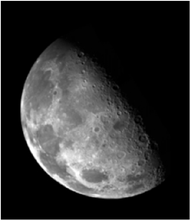
%> input picture Lab_3/images/moon.png, 190 x 220 px, shrunk from 438 x 508 before the run
$ octave prob2.m   (GNU Octave 9; MATLAB toolbox functions it lacks are replaced by stand-ins)
%> lines starting %> are read from the running program, lines starting %| are printed output that depends on the picture; in (x1, y1, x2, y2) boxes, pixels count from 0 and x2, y2 are one past the last pixel; in counts of white or black regions, pixels touching at a corner belong together; the program's own positions count from 1
### Lab_3/erosionGray.m
function retimage = erosionGray(image,pattern)
    % Retriveing respectivly image & pattern height and width
    [marginVO,marginHO] = size(pattern);
    [sizeV,sizeH]=size(image);
    % Calculating the number of pixel(s) taken by the Structural Element on each direction on
    % the filter
    marginV = (marginVO - 1 )/2;
    marginH = (marginHO - 1 )/2;
    special = 0;

    if sum(pattern(:)) ~= marginVO * marginHO
        special = 1;
    end

    % Creating the output
    retimage = zeros(size(image),'uint8');

    % Parsing the image. To remove any out-of-bound problem,
    % we do not consider the outermost lines
    for i=1+marginV:sizeV-marginV
        for j =1+marginH:sizeH-marginH
            mycurrentmatrix = image(i-marginV:i+marginV,j-marginH:j+marginH);
            currentmin = Inf;

            if special
                for k = 1 : marginVO
                    for l = 1 : marginHO
                        if pattern(k,l)==1
                            if mycurrentmatrix(k,l) < currentmin
                               currentmin =  mycurrentmatrix(k,l);
                            end
                        end
                    end
                end
            else
                currentmin = min(min(mycurrentmatrix));
            end
            retimage(i,j) = currentmin;
        end
    end
end

### Lab_3/dilatationGray.m
function retimage = dilatationGray(image,pattern)
    % Retriveing respectivly image & pattern height and width
    [marginVO,marginHO] = size(pattern);
    [sizeV,sizeH]=size(image);
    % Calculating the number of pixel(s) taken by the Structural Element on each direction on
    % the filter
    marginV = (marginVO - 1 )/2;
    marginH = (marginHO - 1 )/2;

    special = 0;

    if sum(pattern(:)) ~= marginVO * marginHO
        special = 1;
    end
    % Creating the output
    retimage = zeros(size(image),'uint8');

    % Parsing the image. To remove any out-of-bound problem,
    % we do not consider the outermost lines
    for i=1+marginV:sizeV-marginV
        for j =1+marginH:sizeH-marginH
            mycurrentmatrix = image(i-marginV:i+marginV,j-marginH:j+marginH);
            currentmax = 0;

            if special
                for k = 1 : marginVO
                    for l = 1 : marginHO
                        if pattern(k,l)==1
                            if mycurrentmatrix(k,l) > currentmax
                               currentmax =  mycurrentmatrix(k,l);
                            end
                        end
                    end
                end


            else
                currentmax = max(max(mycurrentmatrix));
            end
            retimage(i,j) = currentmax;
        end
    end
end

### Lab_3/closingGray.m
function retimage = closingGray(image,pattern)

    resultDila = dilatationGray(image,pattern);
    retimage = erosionGray(resultDila,pattern);

end

### Lab_3/openingGray.m
function retimage = openingGray(image,pattern)

    resultEro = erosionGray(image,pattern);
    retimage = dilatationGray(resultEro,pattern);

end

### Lab_3/prob2.m
%% LAB 3 - Morphological mathematics
% UE2-3 Image Processing
% Group: Meldrick Reimmer and Selma Boudissa

%% basic command
clc % clear command window
close all % close all the figures
clear all % clear all the variables

%% Problem 2
%load an image
image=imread('./images/moon.png');
%> image is the input picture: size 220x190x3 uint8; min 0, max 255, mean 46.3
% transform into gray level using rgb2gray
imageGray=rgb2gray(image);

%binarize an image
BW = im2bw(imageGray, 0.5); % we choose a level of 0.5 in the midway of black and white [0-1]
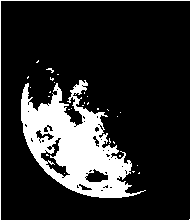
%> BW: size 220x190 logical; 17% white; 31 white regions (29 under 20 px), largest, box (x1, y1, x2, y2) and area: (21, 80, 146, 198) 6597, (0, 0, 190, 220) 409

% Structure choice
pattern5M = ones(5);
pattern  = pattern5M;

%erosion operator
resultEro = erosionGray(imageGray,pattern);
%> after the loop in erosionGray, `for i=1+marginV:sizeV-marginV`:
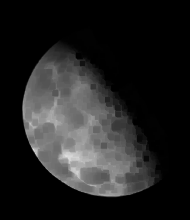
%> retimage: size 220x190 uint8; min 0, max 223, mean 33.7

%dilation operator
resultDila=dilatationGray(imageGray,pattern);
%> after the loop in dilatationGray, `for i=1+marginV:sizeV-marginV`:
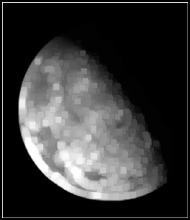
%> retimage: size 220x190 uint8; min 0, max 255, mean 57.6

%opening operator
resultOpen = openingGray(imageGray,pattern);
%> after the loop in dilatationGray (call 2), `for i=1+marginV:sizeV-marginV`:
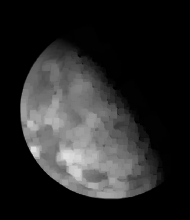
%> retimage: size 220x190 uint8; min 0, max 223, mean 40

%closing operator
resultClose = closingGray(imageGray,pattern);
%> after the loop in erosionGray (call 3), `for i=1+marginV:sizeV-marginV`:
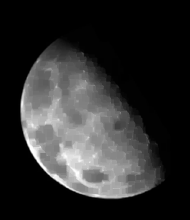
%> retimage: size 220x190 uint8; min 0, max 255, mean 45.6


% Displaying plot
figure()
subplot(3,2,1)
imshow(imageGray);
title('Gray transformation on original image')
subplot(3,2,2)
imshow(BW);
title('Binary')
subplot(3,2,3);
imshow(resultEro);
title('Erosion Gray');
subplot(3,2,4);
imshow(resultDila);
title('Dilatation Gray');
subplot(3,2,5);
imshow(resultClose);
title('Closing Gray');
subplot(3,2,6);
imshow(resultOpen);
title('Opening Gray');
